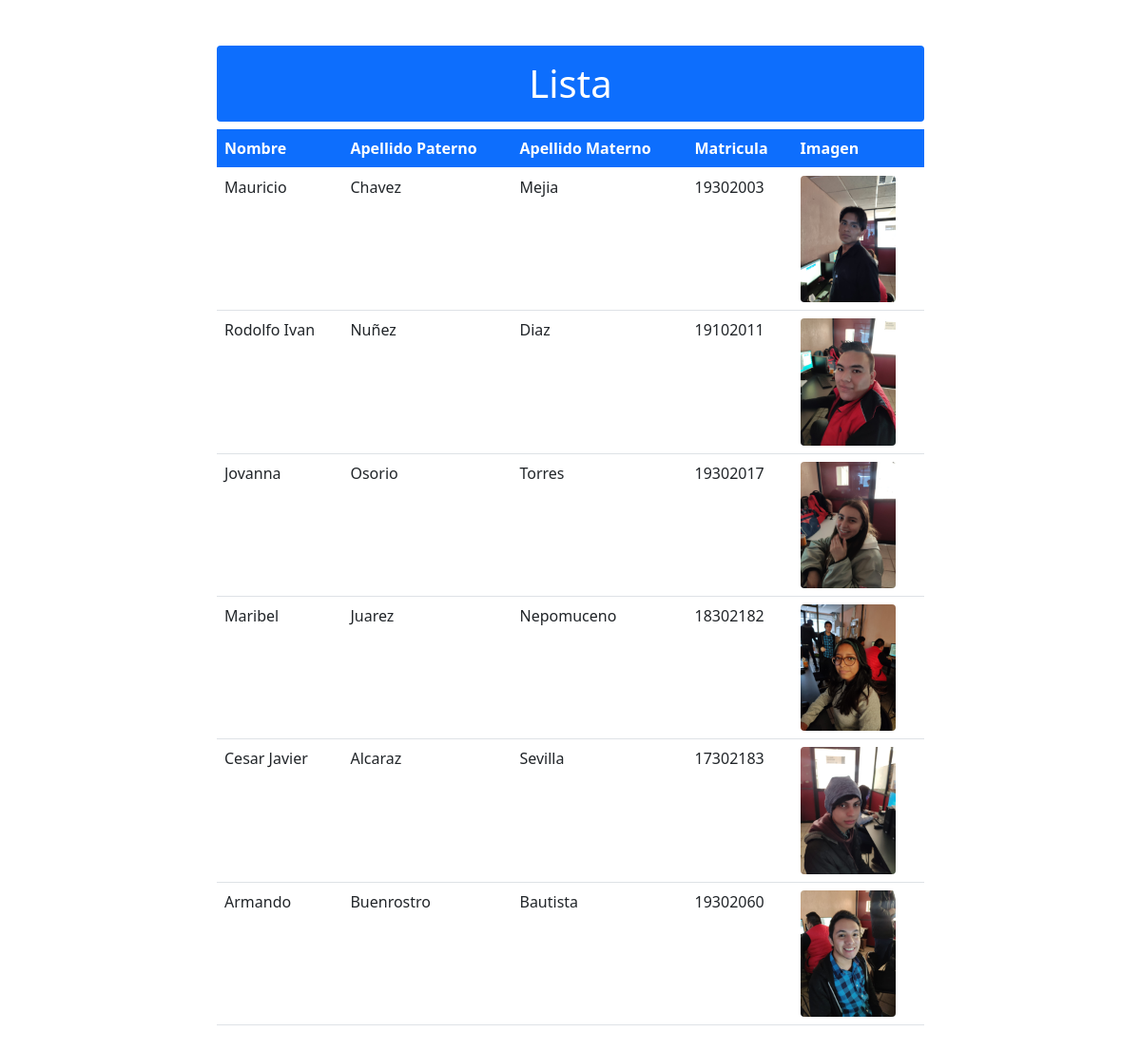
The page / on the database its author committed.
### tables this page shows
CREATE TABLE "nombresBlackDragons" (
  "id" integer NULL,
  "nombre" text NULL,
  "aPaterno" text NULL,
  "aMaterno" text NULL,
  "matricula" integer NULL
);

### index.php (the view, shortened to what this page needs)
<?php
$con = new SQLite3("base.db") or die("Problemas para conectar");
$cs = $con -> query("SELECT * FROM nombresBlackDragons");
?>
<!DOCTYPE html>
<html lang="es">
<head>
    <link rel="stylesheet" href="css/bootstrap.min.css">
</head>
<body>
<div class="container">
    <div class="col-md-8 mx-auto my-5">
        <h1 class="bg-primary text-white p-3 rounded text-center">Lista</h1>
        <table class="table">
            <thead class="bg-primary text-white">
                <tr>
                    <th>
                        Nombre
                    </th>
                    <th>
                        Apellido Paterno
                    </th>
                    <th>
                        Apellido Materno
                    </th>
                    <th>
                        Matricula
                    </th>
                    <th>
                        Imagen
                    </th>
                </tr>
            </thead>
            <tbody>
                <?php
                while ($resul = $cs -> fetchArray()) {
                    $nombre = $resul['nombre'];
                    $aPaterno = $resul['aPaterno'];
                    $aMaterno = $resul['aMaterno'];
                    $matricula = $resul['matricula'];
                echo '
                <tr>
                <td>
                    '.$nombre.'
                </td>
                <td>
                    '.$aPaterno.'
                </td>
                <td>
                    '.$aMaterno.'
                </td>
                </td>
                <td>
                    '.$matricula.'
                </td>
                <td class="align-middle">
                <img class="rounded" src="img/'.$matricula.'.jpg" style="width: 100px;">
                </td>
                </tr>';
                }
                ?>
            </tbody>
        </table>
    </div>
</div>
</body>
</html>

### rows shown on the page
nombresblackdragons: nombre "Mauricio", aPaterno "Chavez", aMaterno "Mejia", matricula "19302003", matricula (picture)
nombresblackdragons: nombre "Rodolfo Ivan", aPaterno "Nuñez", aMaterno "Diaz", matricula "19102011", matricula (picture)
nombresblackdragons: nombre "Jovanna", aPaterno "Osorio", aMaterno "Torres", matricula "19302017", matricula (picture)
nombresblackdragons: nombre "Maribel", aPaterno "Juarez", aMaterno "Nepomuceno", matricula "18302182", matricula (picture)
nombresblackdragons: nombre "Cesar Javier", aPaterno "Alcaraz", aMaterno "Sevilla", matricula "17302183", matricula (picture)
nombresblackdragons: nombre "Armando", aPaterno "Buenrostro", aMaterno "Bautista", matricula "19302060", matricula (picture)
